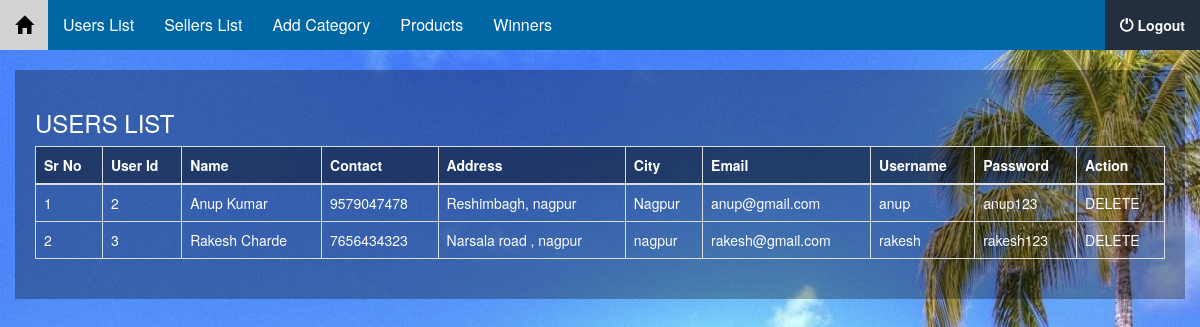
The app's page /admin/users_list.php (signed in) with its own data.
### tables this page shows
CREATE TABLE IF NOT EXISTS `tbl_users` (
  `user_id` int(11) NOT NULL AUTO_INCREMENT,
  `name` varchar(55) NOT NULL,
  `contact` varchar(12) NOT NULL,
  `address` varchar(200) NOT NULL,
  `city` varchar(44) NOT NULL,
  `email` varchar(100) NOT NULL,
  `username` varchar(10) NOT NULL,
  `password` varchar(10) NOT NULL,
  PRIMARY KEY (`user_id`)
);

### admin/users_list.php (the view, shortened to what this page needs)
<?php
include('../connect.php');
?>
<!DOCTYPE html>
<html lang="en">
<head>
  <link rel="stylesheet" href="https://maxcdn.bootstrapcdn.com/bootstrap/3.3.7/css/bootstrap.min.css">
</head>
<body>
   <?php
  include('menus.php');
  ?>
  <div class="container-fluid">
  <div class="table-responsive">
    <h3>USERS LIST</h3>
    <table class="table table-bordered">
      <thead>
        <tr>
          <th>Sr No</th>
          <th>User Id</th>
          <th>Name</th>
          <th>Contact</th>
          <th>Address</th>
          <th>City</th>
          <th>Email</th>
          <th>Username</th>
          <th>Password</th>
          <th>Action</th>
        </tr>
      </thead>
      <?php
      $select = mysqli_query($con,"SELECT * FROM tbl_users ");
      $counter = 1;
      while($row = mysqli_fetch_assoc($select)){
      ?>
        <tr>
          <td><?php echo $counter ?></td>
          <td><?php echo $row['user_id'] ?></td>
          <td><?php echo $row['name'] ?></td>
          <td><?php echo $row['contact'] ?></td>
          <td><?php echo $row['address'] ?></td>
          <td><?php echo $row['city'] ?></td>
          <td><?php echo $row['email'] ?></td>
          <td><?php echo $row['username'] ?></td>
          <td><?php echo $row['password'] ?></td>
          <td>
            <a onclick="return confirm('Are you sure ?')" style="color:white;" href="users_list?id=<?php echo $row['user_id'] ?>">
            DELETE
          </a>
          </td>
        </tr>
        <?php
        $counter++;
         }
        ?>
    </table>
  </div>
 </div>
<br><br>
</body>
</html>

### admin/users_list.php (style rules this page uses)
.table-responsive { background-color: rgba(0 , 0, 0 , 0.3);padding:20px;color:white; }
thead tr th { background-color: rgba(0 , 0, 0 , 0.4); }

### admin/menus.php (style rules this page uses)
body { background-image:url(../images/back.jpg); }

### records on screen
tbl_users: user_id "2", name "Anup Kumar", contact "9579047478", address "Reshimbagh, nagpur", city "Nagpur", email "anup@gmail.com", username "anup", password "anup123"
tbl_users: user_id "3", name "Rakesh Charde", contact "7656434323", address "Narsala road , nagpur", city "nagpur", email "rakesh@gmail.com", username "rakesh", password "rakesh123"
